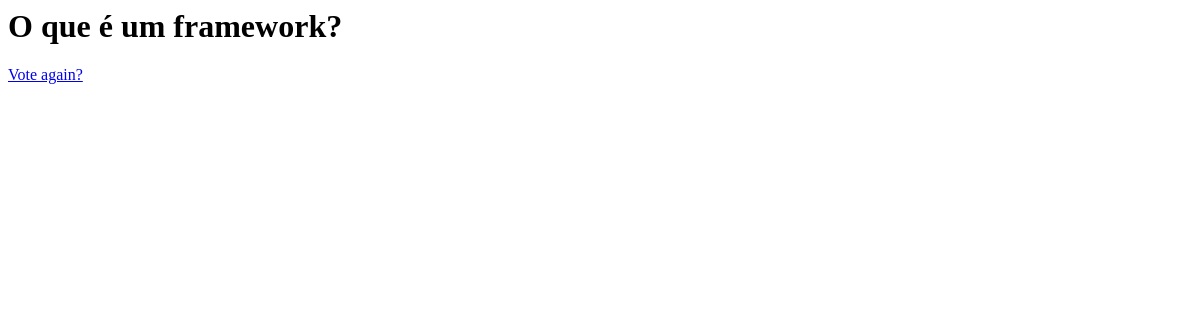
The page /manutencao/1/results/ on the database as committed earlier.
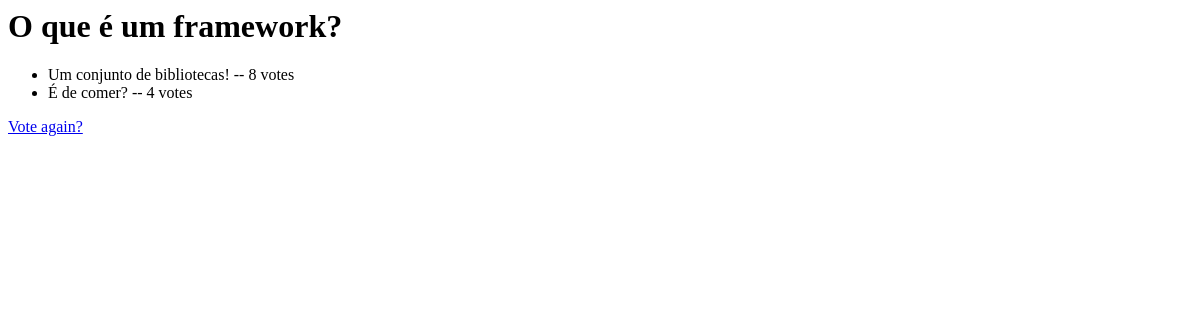
The same page on the database as committed later.
### manutencao/models.py (models this page shows, shortened)
class Question(models.Model):
    question_text = models.CharField(max_length=200)
    pub_date = models.DateTimeField("date published")

class Choice(models.Model):
    question = models.ForeignKey(Question, on_delete=models.CASCADE)
    choice_text = models.CharField(max_length=200)
    votes = models.IntegerField(default=0)

### manutencao/views.py (the view)
# urls.py: path("<int:pk>/results/", views.ResultsView.as_view(), name="results"),
class ResultsView(generic.DetailView):
    model = Question
    template_name = "polls/results.html"

### manutencao/templates/polls/results.html
<h1>{{ question.question_text }}</h1>
<ul>
{% for choice in question.choice_set.all %}
    <li>{{ choice.choice_text }} -- {{ choice.votes }} vote{{ choice.votes|pluralize }}</li>
{% endfor %}
</ul>
<a href="{% url 'polls:detail' question.id %}">Vote again?</a>

Rows that differ between the two databases and show on the page:
added Choice: choice_text "Um conjunto de bibliotecas!", votes "8"
added Choice: choice_text "É de comer?", votes "4"
